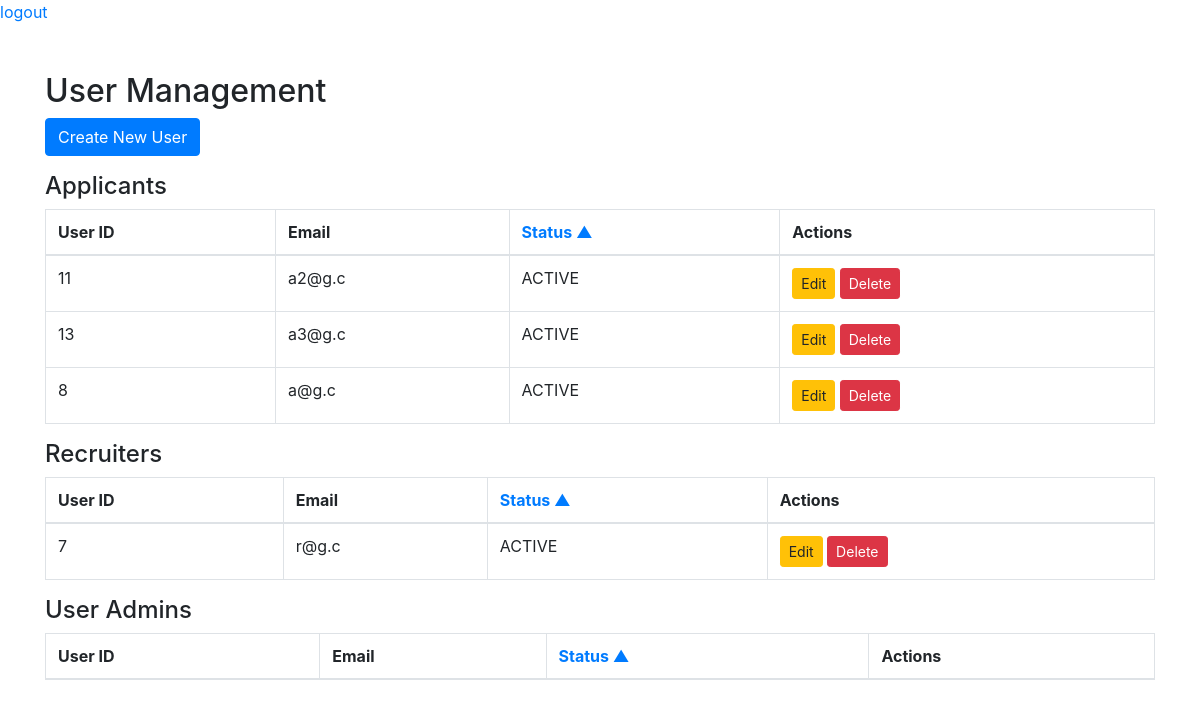
The page /user_admin/dashboard.php (signed in) on the database as committed earlier.
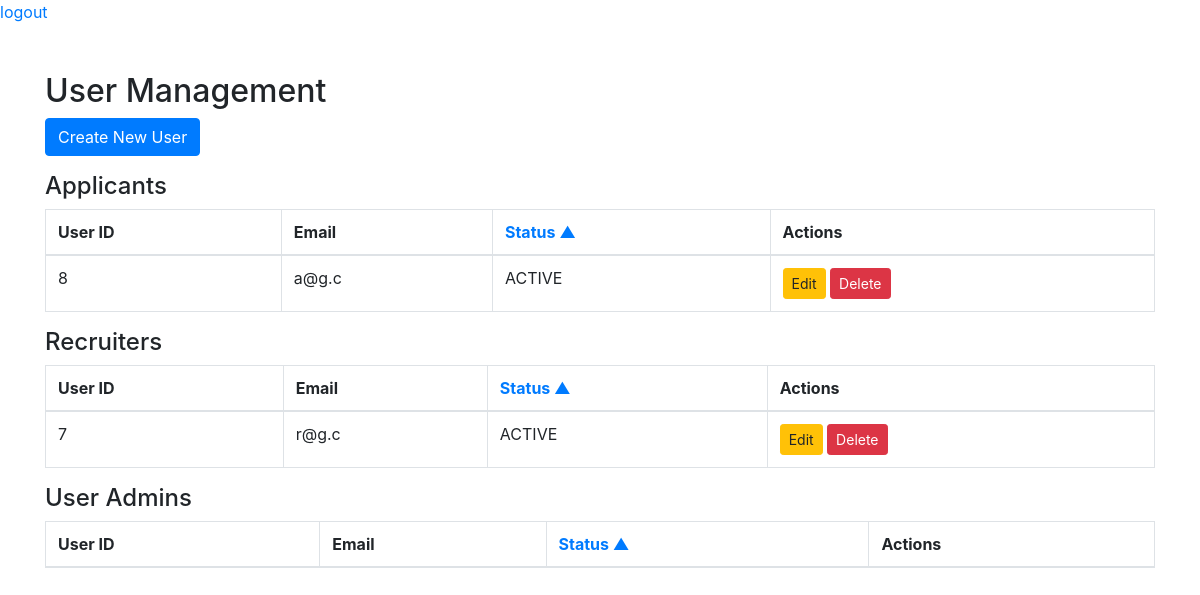
The same page on the database as committed later.
### tables this page shows
CREATE TABLE `users` (
  `user_id` int(11) NOT NULL,
  `email` varchar(100) NOT NULL,
  `password` varchar(255) NOT NULL,
  `role` enum('APPLICANT','RECRUITER','USER_ADMIN') NOT NULL,
  `last_login` datetime DEFAULT NULL,
  `registration_date` datetime NOT NULL DEFAULT current_timestamp(),
  `status` enum('ACTIVE','INACTIVE','BANNED') DEFAULT 'ACTIVE'
);

### user_admin/dashboard.php (the view, shortened to what this page needs)
<?php
include 'header.php';
$current_user_id = $_SESSION['user_id'];
$applicant_sort = isset($_GET['applicant_sort']) && $_GET['applicant_sort'] === 'DESC' ? 'DESC' : 'ASC';
$recruiter_sort = isset($_GET['recruiter_sort']) && $_GET['recruiter_sort'] === 'DESC' ? 'DESC' : 'ASC';
$admin_sort = isset($_GET['admin_sort']) && $_GET['admin_sort'] === 'DESC' ? 'DESC' : 'ASC';
function fetchUsersByRole($conn, $role, $status_sort, $current_user_id)
{
    $query = "SELECT * FROM users WHERE role = ? AND user_id != ? ORDER BY status $status_sort, email ASC";
    $stmt = $conn->prepare($query);
    $stmt->bind_param("si", $role, $current_user_id);
    $stmt->execute();
    $result = $stmt->get_result();
    return $result->fetch_all(MYSQLI_ASSOC);
}
$applicants = fetchUsersByRole($conn, 'APPLICANT', $applicant_sort, $current_user_id);
$recruiters = fetchUsersByRole($conn, 'RECRUITER', $recruiter_sort, $current_user_id);
?>
<!DOCTYPE html>
<html lang="en">
<head>
    <link rel="stylesheet" href="https://maxcdn.bootstrapcdn.com/bootstrap/4.5.2/css/bootstrap.min.css">
</head>
<body>
    <div class="container mt-5">
        <h2>User Management</h2>
        <a href="create_user.php" class="btn btn-primary mb-3">Create New User</a>
        <h4>Applicants</h4>
        <table class="table table-bordered">
            <thead>
                <tr>
                    <th>User ID</th>
                    <th>Email</th>
                    <th>
                        <a href="?applicant_sort=<?php echo $applicant_sort === 'ASC' ? 'DESC' : 'ASC'; ?>" class="text-decoration-none">
                            Status <?php echo $applicant_sort === 'ASC' ? '▲' : '▼'; ?>
                        </a>
                    </th>
                    <th>Actions</th>
                </tr>
            </thead>
            <tbody>
                <?php foreach ($applicants as $applicant): ?>
                    <tr>
                        <td><?php echo htmlspecialchars($applicant['user_id']); ?></td>
                        <td><?php echo htmlspecialchars($applicant['email']); ?></td>
                        <td><?php echo htmlspecialchars($applicant['status']); ?></td>
                        <td>
                            <a href="edit_user.php?user_id=<?php echo $applicant['user_id']; ?>" class="btn btn-warning btn-sm">Edit</a>
                            <a href="?delete_user=<?php echo $applicant['user_id']; ?>" class="btn btn-danger btn-sm" onclick="return confirm('Are you sure you want to delete this user?');">Delete</a>
                        </td>
                    </tr>
                <?php endforeach; ?>
            </tbody>
        </table>
        <h4>Recruiters</h4>
        <table class="table table-bordered">
            <thead>
                <tr>
                    <th>User ID</th>
                    <th>Email</th>
                    <th>
                        <a href="?recruiter_sort=<?php echo $recruiter_sort === 'ASC' ? 'DESC' : 'ASC'; ?>" class="text-decoration-none">
                            Status <?php echo $recruiter_sort === 'ASC' ? '▲' : '▼'; ?>
                        </a>
                    </th>
                    <th>Actions</th>
                </tr>
            </thead>
            <tbody>
                <?php foreach ($recruiters as $recruiter): ?>
                    <tr>
                        <td><?php echo htmlspecialchars($recruiter['user_id']); ?></td>
                        <td><?php echo htmlspecialchars($recruiter['email']); ?></td>
                        <td><?php echo htmlspecialchars($recruiter['status']); ?></td>
                        <td>
                            <a href="edit_user.php?user_id=<?php echo $recruiter['user_id']; ?>" class="btn btn-warning btn-sm">Edit</a>
                            <a href="?delete_user=<?php echo $recruiter['user_id']; ?>" class="btn btn-danger btn-sm" onclick="return confirm('Are you sure you want to delete this user?');">Delete</a>
                        </td>
                    </tr>
                <?php endforeach; ?>
            </tbody>
        </table>
        <h4>User Admins</h4>
        <table class="table table-bordered">
            <thead>
                <tr>
                    <th>User ID</th>
                    <th>Email</th>
                    <th>
                        <a href="?admin_sort=<?php echo $admin_sort === 'ASC' ? 'DESC' : 'ASC'; ?>" class="text-decoration-none">
                            Status <?php echo $admin_sort === 'ASC' ? '▲' : '▼'; ?>
                        </a>
                    </th>
                    <th>Actions</th>
                </tr>
            </thead>
        </table>
    </div>
</body>
</html>

### user_admin/header.php
<a href="logout.php">logout</a>

Rows that differ between the two databases and show on the page:
removed users: user_id "11", email "a2@g.c", status "ACTIVE", shown under "Applicants"
removed users: user_id "13", email "a3@g.c", status "ACTIVE", shown under "Applicants"
